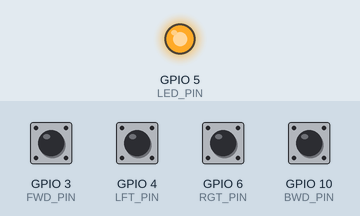
The program below on a simulated ESP32-C3. Shown: output pins drawn as LEDs (lit = HIGH). Inputs (shaded band) come from the test bench; at power-on: GPIO 3 (FWD_PIN), GPIO 4 (LFT_PIN), GPIO 6 (RGT_PIN), GPIO 10 (BWD_PIN) HIGH. What the program prints to the serial monitor is not drawn.

Above: at 1.2 s.
1.3 s: GPIO 3 (FWD_PIN) pulled LOW for 0.15 s
2.9 s: GPIO 4 (LFT_PIN) pulled LOW for 0.15 s
4.5 s: GPIO 6 (RGT_PIN) pulled LOW for 0.15 s
6.1 s: GPIO 10 (BWD_PIN) pulled LOW for 0.15 s
7.7 s: GPIO 3 (FWD_PIN) driven LOW and GPIO 4 (LFT_PIN) driven LOW
Timing chart, 0 to 10.6 s (numbered marks = the images above; inputs shaded):
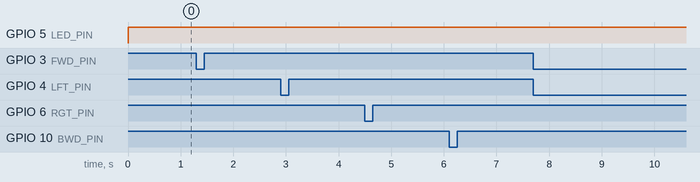

The program:

main.cpp
```cpp
/**
 * @file main.cpp
 * @brief Entry point for the Self Balancing Robot Remote
 *
 * @author Arthur Lawson
 */

#include <Arduino.h>
#include <config.h>
#include <esp_now.h>
#include <WiFi.h>
#include <esp_wifi.h>
#include "protocol.h"

ControlPacket msg;
esp_now_peer_info_t peerInfo;
unsigned long lastAckTime = 0;

void OnDataSent(const uint8_t* mac, esp_now_send_status_t status) {
    if (status == ESP_NOW_SEND_SUCCESS) {
        lastAckTime = millis();
    }
}

void setup() {
    Serial.begin(115200);
    // LED
    pinMode(LED_PIN, OUTPUT);
    digitalWrite(LED_PIN, LOW);

    // Buttons
    pinMode(FWD_PIN, INPUT_PULLUP);
    pinMode(BWD_PIN, INPUT_PULLUP);
    pinMode(LFT_PIN, INPUT_PULLUP);
    pinMode(RGT_PIN, INPUT_PULLUP);

    WiFi.mode(WIFI_STA);

    esp_wifi_set_channel(1, WIFI_SECOND_CHAN_NONE);

    if (esp_now_init() != ESP_OK) return;

    esp_now_register_send_cb(OnDataSent);

    // Register peer
    memcpy(peerInfo.peer_addr, BROADCAST_ADDRESS, 6);
    peerInfo.channel = 1;
    peerInfo.encrypt = false;

    // Add peer
    if (esp_now_add_peer(&peerInfo) != ESP_OK) {
        Serial.println("Failed to add peer!");
        return;
    }

    Serial.println("ESP-NOW initialized and peer successfully added!");
}

void loop() {
  bool fwd = (digitalRead(FWD_PIN) == LOW);
  bool bwd = (digitalRead(BWD_PIN) == LOW);
  bool lft = (digitalRead(LFT_PIN) == LOW);
  bool rgt = (digitalRead(RGT_PIN) == LOW);

  if (fwd && bwd) { fwd = false; bwd = false; }
  if (lft && rgt) { lft = false; rgt = false; }

  if (fwd && lft)        msg.command = '1';
  else if (fwd && rgt)   msg.command = '2';
  else if (bwd && lft)   msg.command = '3';
  else if (bwd && rgt)   msg.command = '4';
  else if (fwd)          msg.command = 'F';
  else if (bwd)          msg.command = 'B';
  else if (lft)          msg.command = 'L';
  else if (rgt)          msg.command = 'R';
  else                   msg.command = 'I';

  if (millis() - lastAckTime < 200)
  {
    digitalWrite(LED_PIN, HIGH);
  } else {
        digitalWrite(LED_PIN, LOW);
    }

    static unsigned long lastSendTime = 0;
    if (millis() - lastSendTime > 50) { // send every 50ms - Half of watchdog timout in robot firmware
        lastSendTime = millis();
        esp_now_send(BROADCAST_ADDRESS, (uint8_t*) &msg, sizeof(msg));

        if (msg.command != 'I') {
            Serial.printf("Transmitting: %c\n", msg.command);
        }
    }
}
```

protocol.h
```cpp
/**
 * @file protocol.h
 * @brief Communication protocol for the ESP32-S3 Self-Balancing Robot.
 */

#pragma once

typedef struct {
    char command; // 'F' = Forward, 'B' = Backward, 'L' = Left, 'R' = Right
} ControlPacket;
```

config.h
```cpp
/**
 * @file config.h
 * @brief Global configuration constants for the remote transmitter.
 *
 * @author Arthur Lawson
 */

#pragma once

#include <Arduino.h>

// =====================================================================================
// ESP-NOW WIRELESS NETWORK CONFIGURATION
// =====================================================================================
// *** WARNING: Changing these values will disrupt wireless pairing with the robot.

// Broadcast MAC Address to target all local devices (FF:FF:FF:FF:FF:FF)
static const uint8_t BROADCAST_ADDRESS[] = {0xFF, 0xFF, 0xFF, 0xFF, 0xFF, 0xFF};

// Primary Wi-Fi communication channel (Must match the robot's channel exactly)
static constexpr uint8_t WIFI_CHANNEL = 1;

// =====================================================================================
// SYSTEM TIMING
// =====================================================================================
// *** Adjust these intervals to tweak transmission frequency and telemetry feedback.

// ESP-NOW data transmission interval (50ms is half of the robot firmware watchdog timeout)
static constexpr uint32_t SEND_INTERVAL_MS = 50;

// Maximum time duration to keep the connection LED lit following a successful ACK packet
static constexpr uint32_t CONNECTION_LED_TIMEOUT_MS = 200;

// =====================================================================================
// HARDWARE PIN MAPPING
// =====================================================================================
// *** Update these pins to match your physical remote transmitter hardware layout.

// Directional inputs (Active-Low Buttons with internal pullups)
static constexpr uint8_t FWD_PIN = 3;
static constexpr uint8_t LFT_PIN = 4;
static constexpr uint8_t RGT_PIN = 6;
static constexpr uint8_t BWD_PIN = 10;

// Status feedback indicator
static constexpr uint8_t LED_PIN = 5;
```

Measured:
- after the input at 1.3 s, every drawn part: stays the same
- after the input at 2.9 s, every drawn part: stays the same
- after the input at 4.5 s, every drawn part: stays the same
- after the input at 6.1 s, every drawn part: stays the same
- after the input at 7.7 s, every drawn part: stays the same
